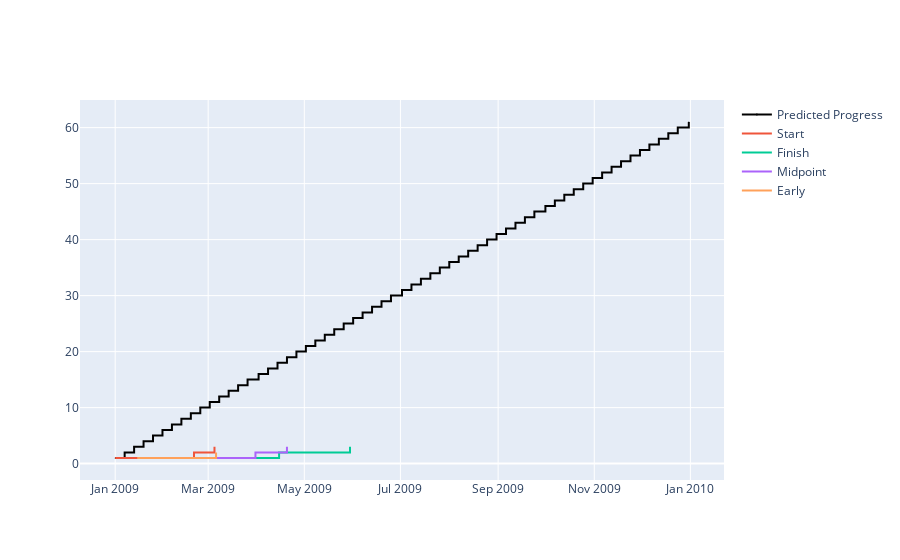

The code cell stored with this chart in its notebook:
### Code cell
for visit in visits:
    # calculate cumulative sum of visit as a fcn of date
    # visits was defined earlier
    df = visit_count_cumsum(df, visit)
    
    # add plot of visit occurrences
    identity_plot.add_trace(
        go.Scatter(
            x=df[visit],
            y=df[f'{visit}_Count'],
            mode='lines',
            line={
                'shape': 'hv'
            },
            name=visit
        )
    )
identity_plot = add_today_line(identity_plot, 'vertical')
identity_plot.show()

### Figure 1 — Plotly figure (JSON) as saved in the notebook; plotly's stock layout.template omitted (floating-point values rounded to 4 significant figures)
{"data": [{"line": {"color": "black", "shape": "hv"}, "marker": {"color": "black", "size": 1}, "mode": "lines+markers", "name": "Predicted Progress", "type": "scatter", "x": ["2009-01-01", "2009-01-07", "2009-01-13", "2009-01-19", "2009-01-25", "2009-01-31", "2009-02-06", "2009-02-12", "2009-02-18", "2009-02-24", "2009-03-02", "2009-03-08", "2009-03-14", "2009-03-20", "2009-03-26", "2009-04-02", "2009-04-08", "2009-04-14", "2009-04-20", "2009-04-26", "2009-05-02", "2009-05-08", "2009-05-14", "2009-05-20", "2009-05-26", "2009-06-01", "2009-06-07", "2009-06-13", "2009-06-19", "2009-06-25", "2009-07-02", "2009-07-08", "2009-07-14", "2009-07-20", "2009-07-26", "2009-08-01", "2009-08-07", "2009-08-13", "2009-08-19", "2009-08-25", "2009-08-31", "2009-09-06", "2009-09-12", "2009-09-18", "2009-09-24", "2009-10-01", "2009-10-07", "2009-10-13", "2009-10-19", "2009-10-25", "2009-10-31", "2009-11-06", "2009-11-12", "2009-11-18", "2009-11-24", "2009-11-30", "2009-12-06", "2009-12-12", "2009-12-18", "2009-12-24", "2009-12-31"], "y": [1, 2, 3, 4, 5, 6, 7, 8, 9, 10, 11, 12, 13, 14, 15, 16, 17, 18, 19, 20, 21, 22, 23, 24, 25, 26, 27, 28, 29, 30, 31, 32, 33, 34, 35, 36, 37, 38, 39, 40, 41, 42, 43, 44, 45, 46, 47, 48, 49, 50, 51, 52, 53, 54, 55, 56, 57, 58, 59, 60, 61]}, {"line": {"shape": "hv"}, "mode": "lines", "name": "Start", "type": "scatter", "x": ["2009-01-01T00:00:00", "2009-02-20T00:00:00", "2009-03-05T00:00:00"], "y": [1, 2, 3]}, {"line": {"shape": "hv"}, "mode": "lines", "name": "Finish", "type": "scatter", "x": ["2009-02-28T00:00:00", "2009-04-15T00:00:00", "2009-05-30T00:00:00"], "y": [1, 2, 3]}, {"line": {"shape": "hv"}, "mode": "lines", "name": "Midpoint", "type": "scatter", "x": ["2009-01-31T00:00:00", "2009-03-31T00:00:00", "2009-04-20T00:00:00"], "y": [1, 2, 3]}, {"line": {"shape": "hv"}, "mode": "lines", "name": "Early", "type": "scatter", "x": ["2009-01-15T00:00:00", "2009-03-06T00:00:00", null], "y": [1, 2, 2]}], "layout": {"xaxis": {"showspikes": true}, "yaxis": {"showspikes": true}}}
